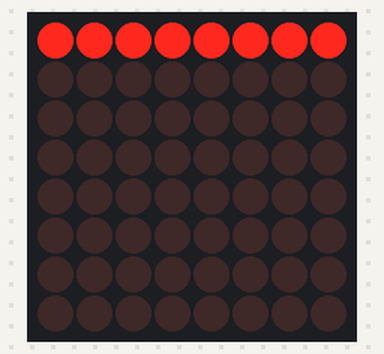
Recording of a sketch running on a simulated Arduino Uno, built with avr-gcc and run on an emulated ATmega328P. Shown: 8×8 LED matrix.

Above: at 0.05 s.
At 0.8 s:
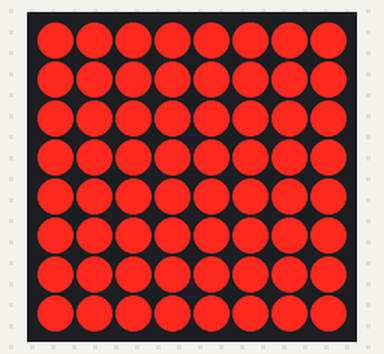
At 2.1 s:
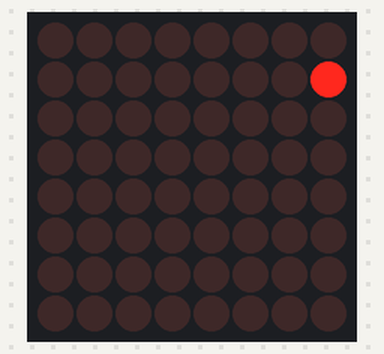
At 2.7 s:
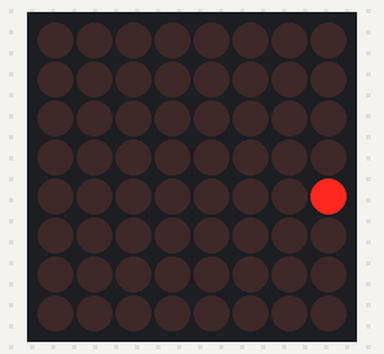
At 3.1 s:
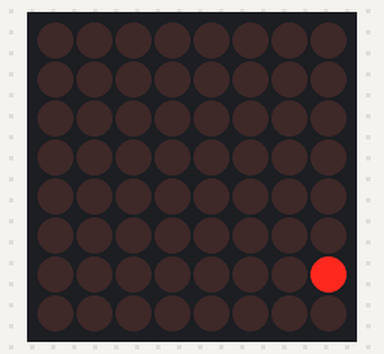
At 3.5 s:
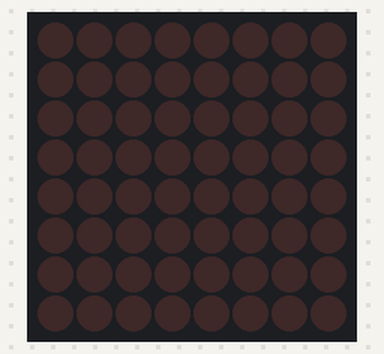

Measured:
- by itself, everything shown: repeats every 4.4 s, in 17 steps
- what the display in image 1 shows lasts 1.1 s, from 0.7 s to 1.8 s
- what the display in image 5 shows lasts 1.0 s, from 3.4 s to 4.4 s

The sketch:

23.ino
```cpp
// (licence header left out)
#include <LedControl.h>  // Include the LedControl library for controlling the dot-matrix display

// Pin Definitions for MAX7219
#define DATA_IN   4
#define CLK        5
#define LOAD       6
#define MAX_DEVICES 1  // Number of MAX7219 modules in the chain

// Create a LedControl object
LedControl lc = LedControl(DATA_IN, CLK, LOAD, MAX_DEVICES);

void setup() {
  // Initialize the LedControl library
  lc.shutdown(0, false);       // Wake up the display
  lc.setIntensity(0, 8);        // Set brightness level (0 is minimum, 15 is maximum)
  lc.clearDisplay(0);           // Clear the display
}

void loop() {
  // Example patterns to display on the dot-matrix

  // Draw a vertical line
  for (int i = 0; i < 8; i++) {
    lc.setRow(0, i, B11111111);  // Turn on all columns in row i
    delay(100);                   // Wait for 100 ms
  }

  delay(1000);  // Wait for 1 second

  // Clear the display
  lc.clearDisplay(0);

  // Draw a moving dot
  for (int i = 0; i < 8; i++) {
    lc.setRow(0, i, B00000001);  // Turn on the rightmost column in row i
    delay(200);                  // Wait for 200 ms
    lc.setRow(0, i, B00000000);  // Turn off the column
  }

  delay(1000);  // Wait for 1 second
}
```
